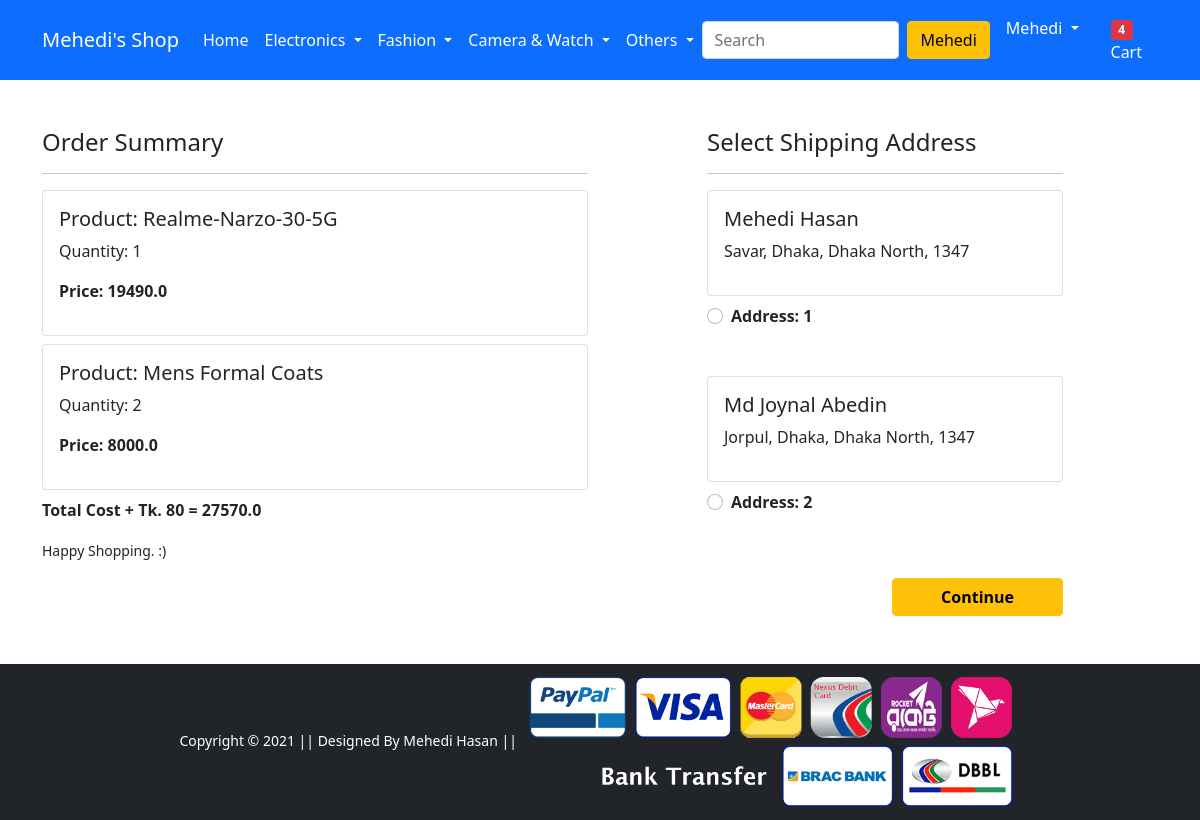
The app's page /checkout/ (signed in), older data.
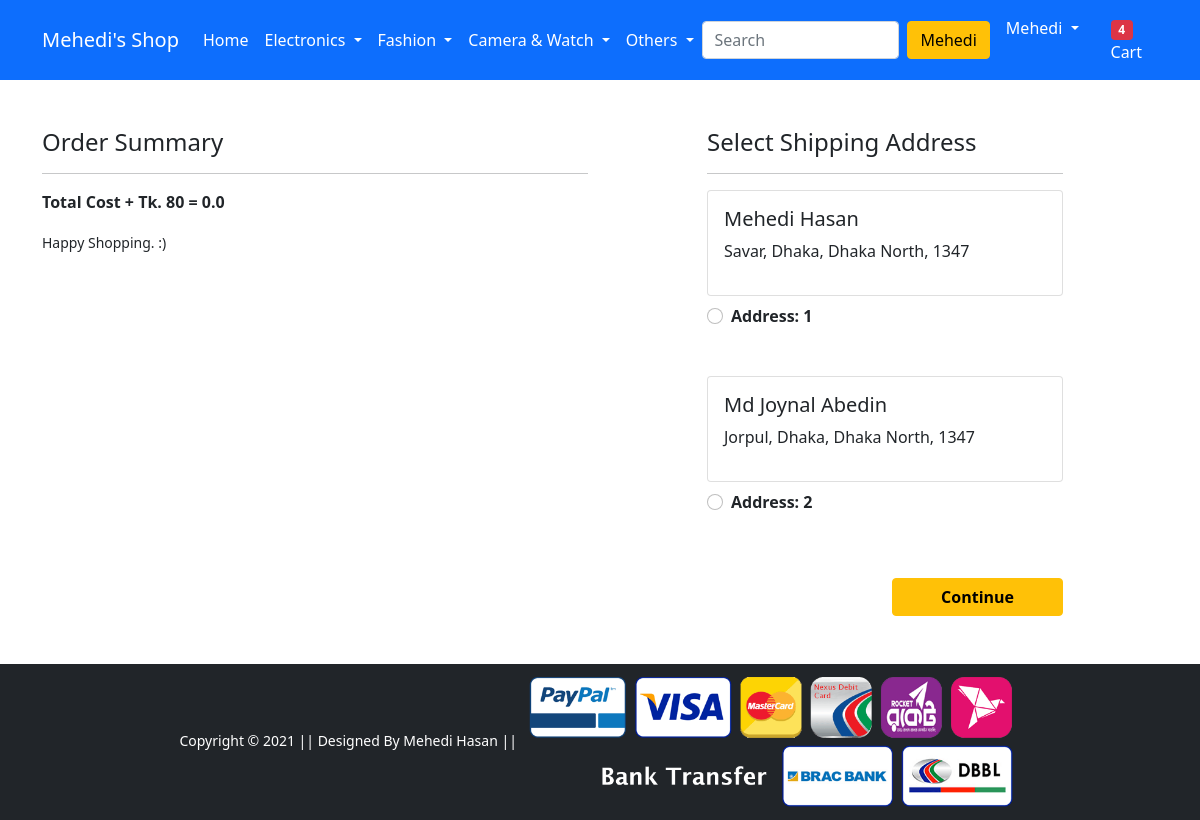
The same page, newer data.
### app/models.py (models this page shows, shortened)
class Cart(models.Model):
    user = models.ForeignKey(User, on_delete = models.CASCADE)
    product = models.ForeignKey(Product, on_delete = models.CASCADE)
    quantity = models.PositiveIntegerField(default=1)
    @property
    def total_cost(self):
        return self.quantity * self.product.discounted_price

class Product(models.Model):
    title = models.CharField(max_length=100)
    selling_price = models.FloatField()
    discounted_price = models.FloatField()
    description = models.TextField()
    brand = models.CharField(max_length=100)
    category = models.CharField(choices=CATEGORY_CHOICES, max_length=10)
    product_image = models.ImageField(upload_to = 'productimg')

class Customer(models.Model):
    user = models.ForeignKey(User, on_delete = models.CASCADE)
    name = models.CharField(max_length=200)
    locality = models.CharField(max_length=200)
    city = models.CharField(max_length=50)
    state = models.CharField(choices=STATE_CHOICES, max_length=50)
    zipcode = models.IntegerField()

### app/views.py (the view)
# urls.py: path('checkout/', views.checkout, name='checkout'),
def checkout(request):
    user = request.user
    addrs = Customer.objects.filter(user=user)
    cart_items = Cart.objects.filter(user=user)
    amount = 0.0
    shipping_amount = 80.0
    totalamount = 0.0
    cart_product = [p for p in Cart.objects.all() if p.user == request.user]
    if cart_product:
        for p in cart_product:
            tempamount = (p.quantity * p.product.discounted_price)
            amount += tempamount
        totalamount = amount + shipping_amount
    return render(request, 'app/checkout.html', {'addrs':addrs,
            'cart_items':cart_items ,'totalamount':totalamount})

### app/templates/app/checkout.html (shortened to what this page needs)
{% extends 'app/base.html' %}
{% load static %}
{% block main-content %}
<div class="container">
 <div class="row mt-5">
  <div class="col-sm-6">
    <h4>Order Summary</h4>
    <hr>
    {% for item in cart_items %}
      <div class="card mb-2">
        <div class="card-body">
          <h5>Product: {{item.product.title}}</h5>
          <p>Quantity: {{item.quantity}}</p>
          <p class="fw-bold">Price: {{item.total_cost}}</p>
        </div>
      </div>
    {% endfor %}
    <p class="fw-bold">Total Cost + Tk. 80 = {{totalamount}}</p>
    <small>Happy Shopping. :) </small>
  </div>
  <div class="col-sm-4 offset-sm-1">
    <h4>Select Shipping Address</h4>
    <hr>
    <form action="/paymentdone">
    {% for ad in addrs %}
      <div class="card">
        <div class="card-body">
        <h5>{{ad.name}}</h5>
        <p>{{ad.locality}}, {{ad.city}}, {{ad.state}}, {{ad.zipcode}}</p>
        </div>
      </div>
        <div class="form-check mt-2 mb-5">
          <input class="form-check-input" type="radio" name="cust_id"
          id="cust_add{{forloop.counter}}" value="{{ad.id}}">
          <label class="form-check-label fw-bold" for="cust_add{{forloop.counter}}">
            Address: {{forloop.counter}} </label>
        </div>
        {% endfor %}
        <div class="text-end">
          <button type="submit" class="btn btn-warning mt-3 px-5 fw-bold">Continue</button>
        </div>
      </form>
    </div>
  </div>
</div>
{% endblock main-content %}

Row changes from the older to the newer data that the page shows:
removed Cart: product "Realme-Narzo-30-5G", quantity "1", total_cost "19490.0"
removed Cart: product "Mens Formal Coats", quantity "2", total_cost "8000.0"
Text that changed along with them:
{{ totalamount }}: "27570.0" → "0.0"
